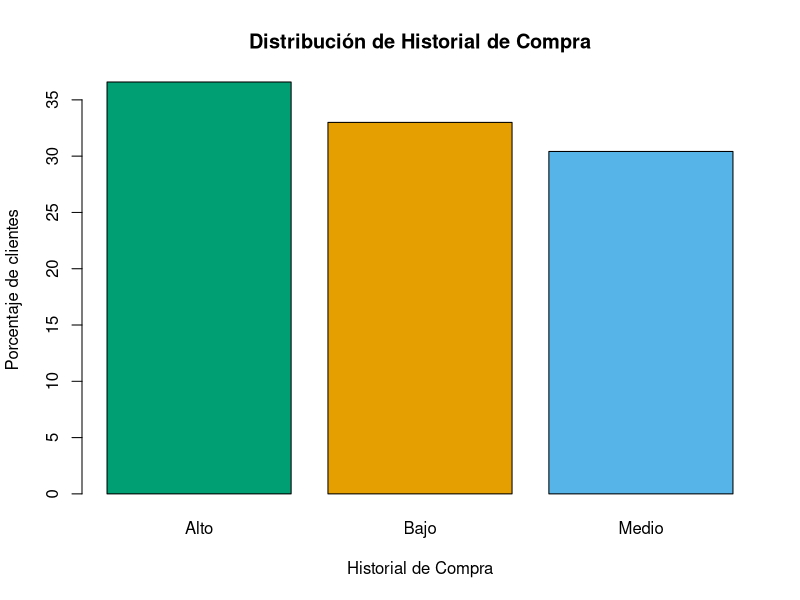

This figure's R source:
# Importando base de datos en formato .CSV
marketingData <- read.csv("datasets/MarketingDirecto.csv")

#Obteniendo la frecuencia porcentual de la variable: Historial de compra
pi<-prop.table(table(marketingData$Historial))*100
pi
# Mostrando la distribución de la variable: Historial de Compra

barplot(
  pi,
  col=c("#009E73","#E69F00","#56B4E9"),
  main="Distribución de Historial de Compra", 
  xlab="Historial de Compra", 
  ylab="Porcentaje de clientes")
